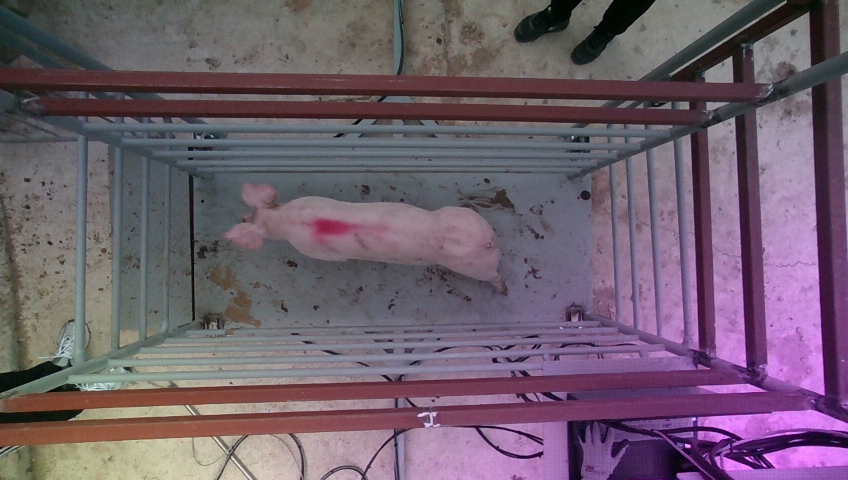
#> input picture 20220119_153241_RGB_3.png, 848 x 480 px
$ python Otsu.py
#> lines starting #> are read from the running program, lines starting #| are printed output that depends on the picture; after the words box and inside, x2 and y2 are one past the last pixel; in counts of white or black regions, pixels touching at a corner belong together
import cv2
import numpy as np
import matplotlib.pylab as plt

# 이미지를 그레이 스케일로 읽기
img = cv2.imread('20220119_153241_RGB_3.png', cv2.IMREAD_GRAYSCALE)
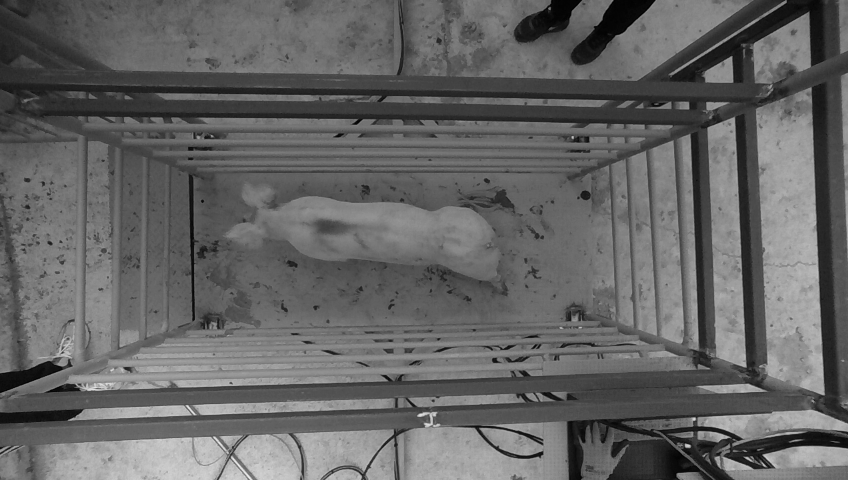
#> img: shape (480, 848); min 1, max 237, mean 100.4
# 경계 값을 130으로 지정  ---①
_, t_130 = cv2.threshold(img, 130, 255, cv2.THRESH_BINARY)
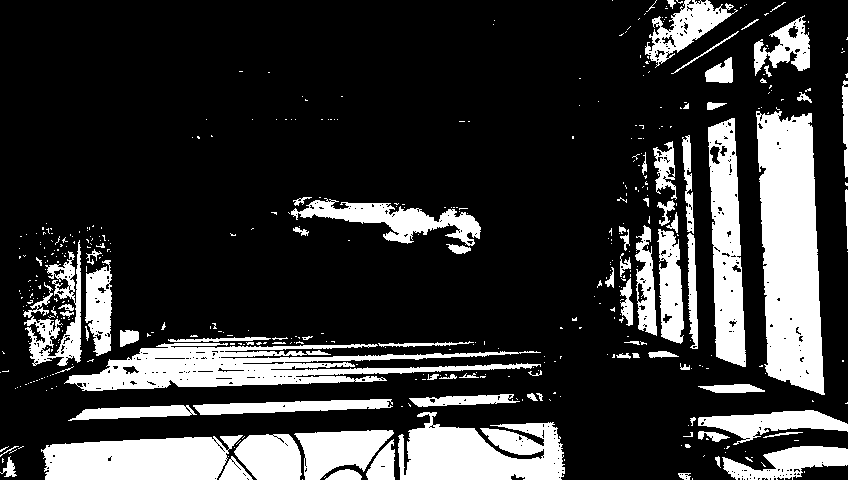
#> t_130: shape (480, 848); 21.3% white; 451 white regions (368 under 20 px), largest, box (x1, y1, x2, y2) and area: (756, 111, 825, 395) 14686, (64, 343, 541, 391) 10455, (398, 412, 565, 480) 8023
# 경계 값을 지정하지 않고 OTSU 알고리즘 선택 ---②
t, t_otsu = cv2.threshold(img, -1, 255,  cv2.THRESH_BINARY | cv2.THRESH_OTSU)
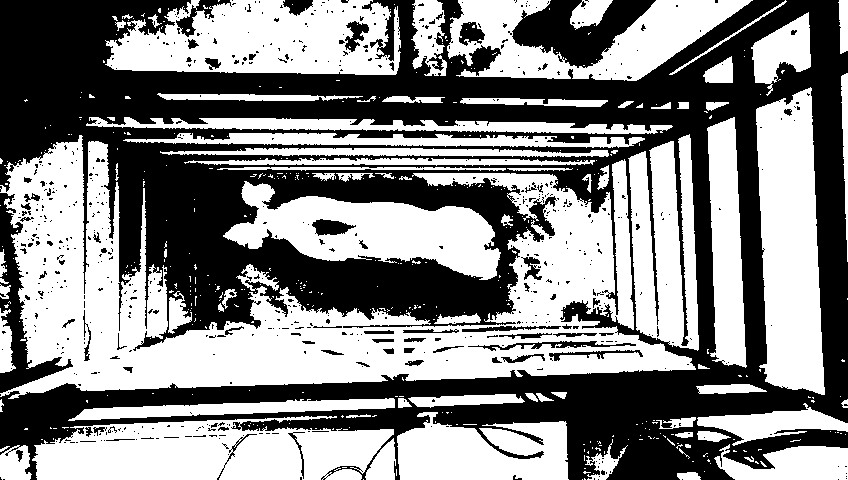
#> t_otsu: shape (480, 848); 52.5% white; 678 black regions (608 under 20 px), largest, box (x1, y1, x2, y2) and area: (0, 0, 848, 480) 175684, (512, 0, 656, 68) 5080, (0, 193, 73, 393) 3532
#> t = 98
print('otsu threshold:', t)                 # Otsu 알고리즘으로 선택된 경계 값 출력
#| otsu threshold: 98.0

imgs = {'Original': img, 't:130':t_130, 'otsu:%d'%t: t_otsu}
for i , (key, value) in enumerate(imgs.items()):
    plt.subplot(1, 3, i+1)
    plt.title(key)
    plt.imshow(value, cmap='gray')
    plt.xticks([]); plt.yticks([])
#> this loop made 3 passes
#> key on passes 1 to 3: 'Original', 't:130', 'otsu:98'

plt.show()
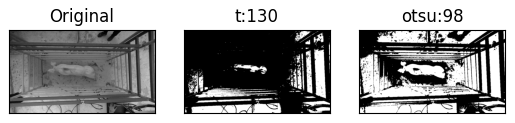
#> figure drawn by matplotlib, 3 panels

$ run again, with 194107_RGB_3.png copied over 20220119_153241_RGB_3.png
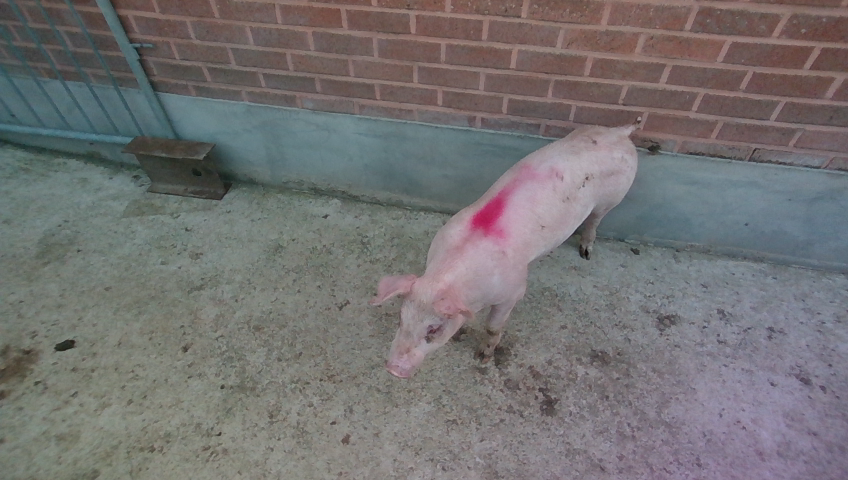
#> input picture 194107_RGB_3.png, 848 x 480 px
#> `_, t_130 = cv2.threshold(img, 130, 255, cv2.THRESH_BINARY)`:
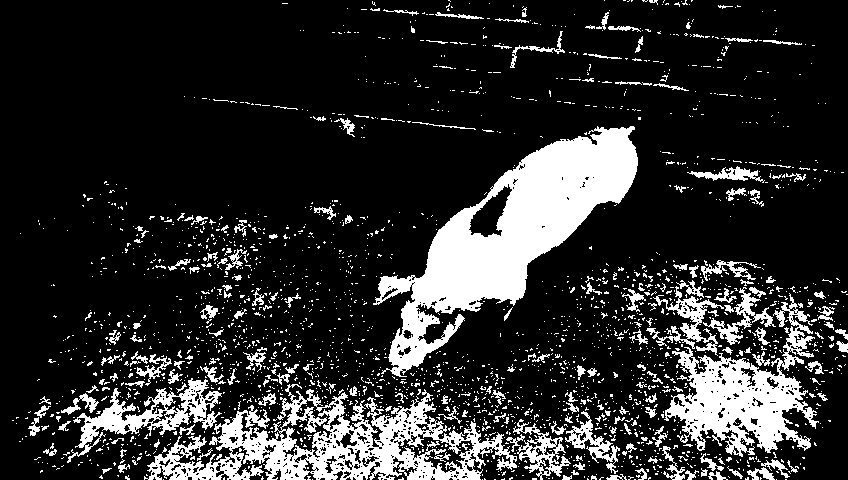
#> t_130: shape (480, 848); 17.8% white; 2345 white regions (2141 under 20 px), largest, box (x1, y1, x2, y2) and area: (373, 126, 638, 377) 21963, (144, 384, 517, 480) 13844, (664, 293, 819, 457) 9428
#> t_otsu: shape (480, 848); 63.9% white; 2259 black regions (2040 under 20 px), largest, box (x1, y1, x2, y2) and area: (0, 0, 644, 221) 60675, (557, 177, 848, 280) 8740, (665, 65, 848, 103) 3738
#> t = 108
#| otsu threshold: 108.0
#> the loop `for i , (key, value) in enumerate(imgs.items()):` made 3 passes
#> key on passes 1 to 3: 'Original', 't:130', 'otsu:108'
#> `plt.show()`:
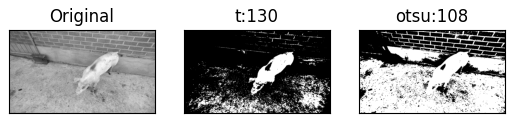
#> figure drawn by matplotlib, 3 panels
